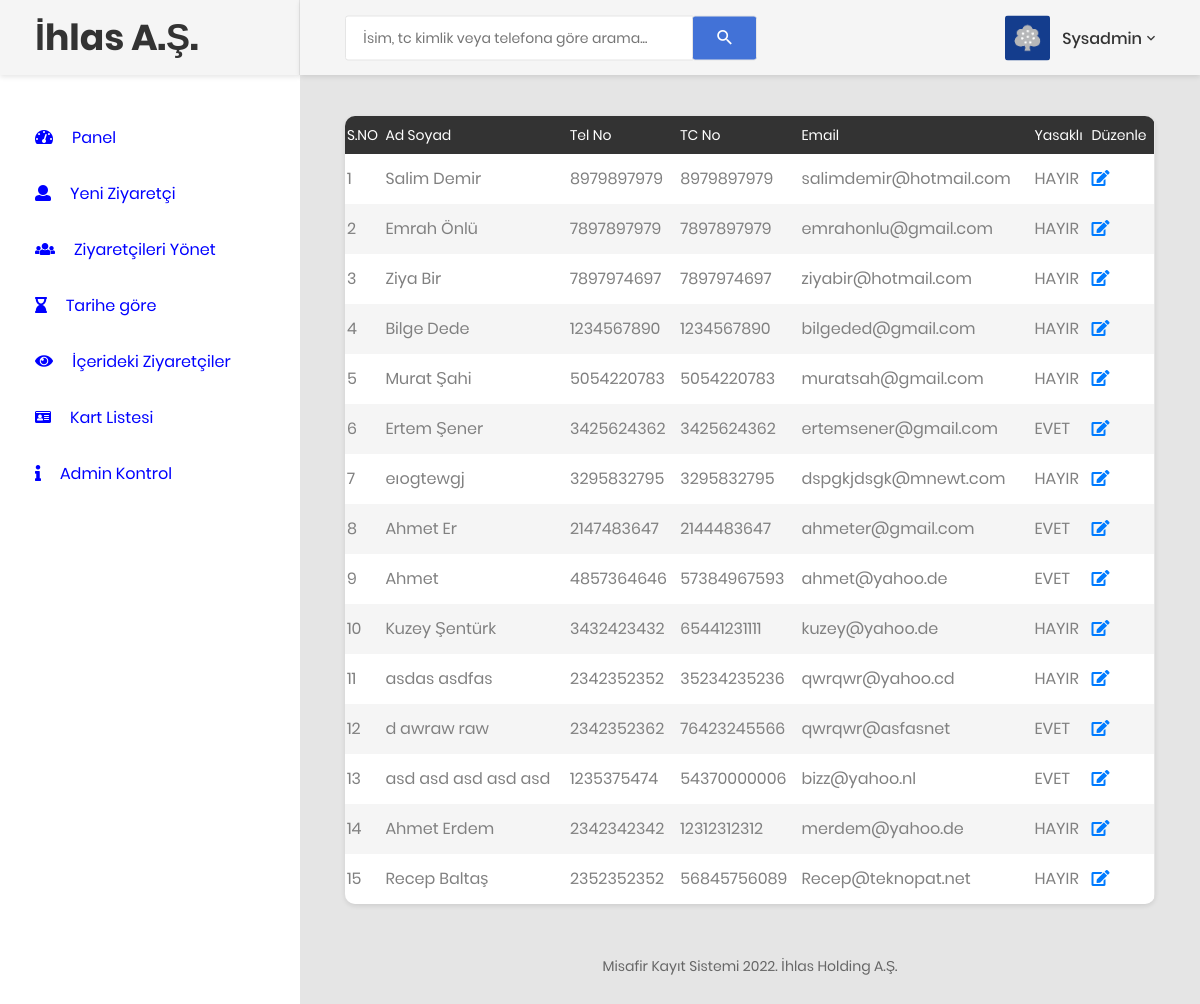
The page /manage-newvisitors.php (signed in) on the database its author committed.
### tables this page shows
CREATE TABLE `tblvisitor` (
  `ID` int(5) NOT NULL,
  `FullName` varchar(120) DEFAULT NULL,
  `Kart` char(4) DEFAULT NULL,
  `Email` varchar(120) DEFAULT NULL,
  `MobileNumber` bigint(11) DEFAULT NULL,
  `TcKimlik` char(11) NOT NULL,
  `Address` varchar(250) DEFAULT NULL,
  `WhomtoMeet` varchar(120) DEFAULT NULL,
  `Deptartment` varchar(120) DEFAULT NULL,
  `ReasontoMeet` varchar(120) DEFAULT NULL,
  `EnterDate` timestamp NULL DEFAULT current_timestamp(),
  `remark` varchar(255) DEFAULT NULL,
  `outtime` timestamp NULL DEFAULT NULL ON UPDATE current_timestamp(),
  `Ban` char(6) DEFAULT NULL
);

### manage-newvisitors.php (the view, shortened to what this page needs)
<?php
include('includes/dbconnection.php');
if (strlen($_SESSION['cvmsaid']==0)) {
  header('location:logout.php');
  } else{
  ?>
<!DOCTYPE html>
<html lang="tr">
<head>
    <link href="css/font-face.css" rel="stylesheet" media="all">
    <link href="vendor/font-awesome-4.7/css/font-awesome.min.css" rel="stylesheet" media="all">
    <link href="vendor/font-awesome-5/css/fontawesome-all.min.css" rel="stylesheet" media="all">
    <link href="vendor/mdi-font/css/material-design-iconic-font.min.css" rel="stylesheet" media="all">
    <link href="vendor/bootstrap-4.1/bootstrap.min.css" rel="stylesheet" media="all">
    <link href="vendor/animsition/animsition.min.css" rel="stylesheet" media="all">
    <link href="vendor/bootstrap-progressbar/bootstrap-progressbar-3.3.4.min.css" rel="stylesheet" media="all">
    <link href="vendor/wow/animate.css" rel="stylesheet" media="all">
    <link href="vendor/css-hamburgers/hamburgers.min.css" rel="stylesheet" media="all">
    <link href="vendor/slick/slick.css" rel="stylesheet" media="all">
    <link href="vendor/select2/select2.min.css" rel="stylesheet" media="all">
    <link href="vendor/perfect-scrollbar/perfect-scrollbar.css" rel="stylesheet" media="all">
    <link href="css/theme.css" rel="stylesheet" media="all">
</head>
<body class="animsition">
    <div class="page-wrapper">
      <?php include_once('includes/sidebar.php');?>
        <div class="page-container">
            <?php include_once('includes/header.php');?>
            <div class="main-content">
                <div class="section__content section__content--p30">
                    <div class="container-fluid">
                        <div class="row">
                            <div class="col-lg-12">
                                <div class="table-responsive table--no-card m-b-30">
                                    <table class="table table-borderless table-striped table-earning">
                                         <thead>
                                        <tr>
                                            <tr>
                  <th>S.NO</th>
                  <th>Ad Soyad</th>
              <th>Tel No</th>
              <th>TC No</th>
              <th>Email</th>
			  <th>Yasaklı</th>
                   <th>Düzenle</th>
                </tr>
                                        </tr>
                                        </thead>
                                       <?php
$ret=mysqli_query($con,"select *from tblvisitor");
$cnt=1;
while ($row=mysqli_fetch_array($ret)) {
?>
                <tr>
                  <td><?php echo $cnt;?></td>
                  <td><?php  echo $row['FullName'];?></td>
                  <td><?php  echo $row['MobileNumber'];?></td>
                  <td><?php  echo $row['TcKimlik'];?></td>
                <td><?php  echo $row['Email'];?></td>
				<td><?php  echo $row['Ban']; ?></td>
                  <td><a href="visitor-detail.php?editid=<?php echo $row['ID'];?>" title="View Full Details"><i class="fa fa-edit fa-1x"></i></a></td>
                </tr>
                <?php
$cnt=$cnt+1;
}?>
                                    </table>
                                </div>
                            </div>
                        </div>
<?php include_once('includes/footer.php');?>
          </div>
                </div>
            </div>
        </div>
    </div>
</body>
</html>
<?php }  ?>

### includes/header.php (shortened to what this page needs)
<header class="header-desktop">
                <div class="section__content section__content--p30">
                    <div class="container-fluid">
                        <div class="header-wrap">
                            <form class="form-header" name="search" action="search-visitor.php" method="post">
                                <input class="au-input au-input--xl" type="text" name="searchdata" id="searchdata" placeholder="İsim, tc kimlik veya telefona göre arama..." />
                                <button class="au-btn--submit" type="submit" name="search">
                                    <i class="zmdi zmdi-search"></i>
                                </button>
                            </form>
                            <div class="header-button">
                                 <?php
$adminid=$_SESSION['cvmsaid'];
$ret=mysqli_query($con,"select AdminName from tbladmin where ID='$adminid'");
$row=mysqli_fetch_array($ret);
$name=$row['AdminName'];
?>
                                <div class="account-wrap">
                                    <div class="account-item clearfix js-item-menu">
                                        <div class="image">
                                            <img src="images/icon/avatar-01.jpg" alt="Deneme Görsel" />
                                        </div>
                                        <div class="content">
                                            <a class="js-acc-btn" href="#"><?php echo $name; ?></a>
                                        </div>
                                    </div>
                                </div>
                            </div>
                        </div>
                    </div>
                </div>
            </header>

### rows shown on the page
tblvisitor: FullName "Salim Demir", MobileNumber "8979897979", TcKimlik "8979897979", Email "salimdemir@hotmail.com", Ban "HAYIR"
tblvisitor: FullName "Emrah Önlü", MobileNumber "7897897979", TcKimlik "7897897979", Email "emrahonlu@gmail.com", Ban "HAYIR"
tblvisitor: FullName "Ziya Bir", MobileNumber "7897974697", TcKimlik "7897974697", Email "ziyabir@hotmail.com", Ban "HAYIR"
tblvisitor: FullName "Bilge Dede", MobileNumber "1234567890", TcKimlik "1234567890", Email "bilgeded@gmail.com", Ban "HAYIR"
tblvisitor: FullName "Murat Şahi", MobileNumber "5054220783", TcKimlik "5054220783", Email "muratsah@gmail.com", Ban "HAYIR"
tblvisitor: FullName "Ertem Şener", MobileNumber "3425624362", TcKimlik "3425624362", Email "ertemsener@gmail.com", Ban "EVET"
tblvisitor: FullName "eıogtewgj", MobileNumber "3295832795", TcKimlik "3295832795", Email "dspgkjdsgk@mnewt.com", Ban "HAYIR"
tblvisitor: FullName "Ahmet Er", MobileNumber "2147483647", TcKimlik "2144483647", Email "ahmeter@gmail.com", Ban "EVET"
tblvisitor: FullName "Ahmet", MobileNumber "4857364646", TcKimlik "57384967593", Email "ahmet@yahoo.de", Ban "EVET"
tblvisitor: FullName "Kuzey Şentürk", MobileNumber "3432423432", TcKimlik "65441231111", Email "kuzey@yahoo.de", Ban "HAYIR"
tblvisitor: FullName "asdas asdfas", MobileNumber "2342352352", TcKimlik "35234235236", Email "qwrqwr@yahoo.cd", Ban "HAYIR"
tblvisitor: FullName "d awraw raw", MobileNumber "2342352362", TcKimlik "76423245566", Email "qwrqwr@asfasnet", Ban "EVET"
tblvisitor: FullName "asd asd asd asd asd", MobileNumber "1235375474", TcKimlik "54370000006", Email "bizz@yahoo.nl", Ban "EVET"
tblvisitor: FullName "Ahmet Erdem", MobileNumber "2342342342", TcKimlik "12312312312", Email "merdem@yahoo.de", Ban "HAYIR"
tblvisitor: FullName "Recep Baltaş", MobileNumber "2352352352", TcKimlik "56845756089", Email "Recep@teknopat.net", Ban "HAYIR"

### other values the page prints
$name "Sysadmin"
